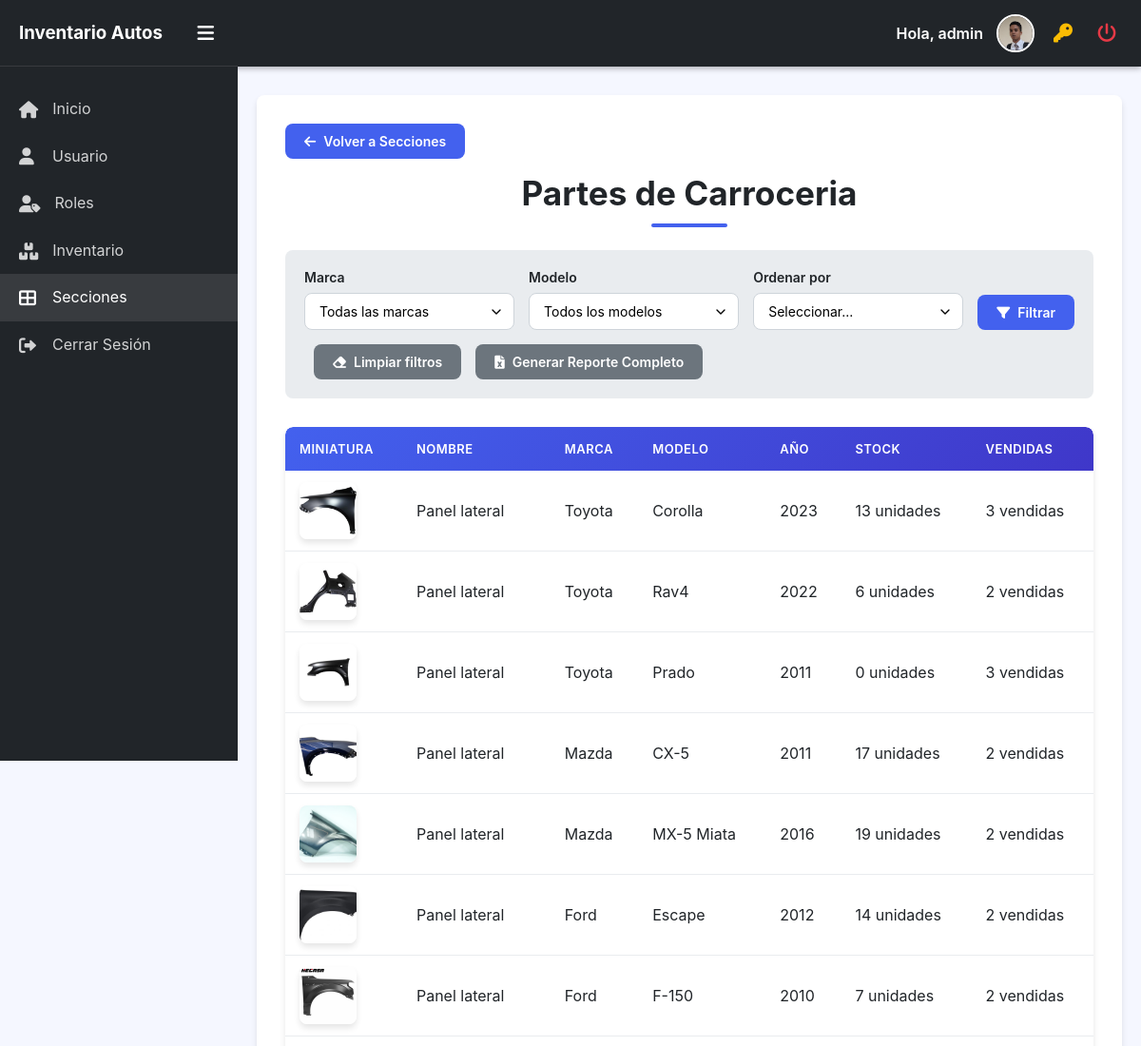
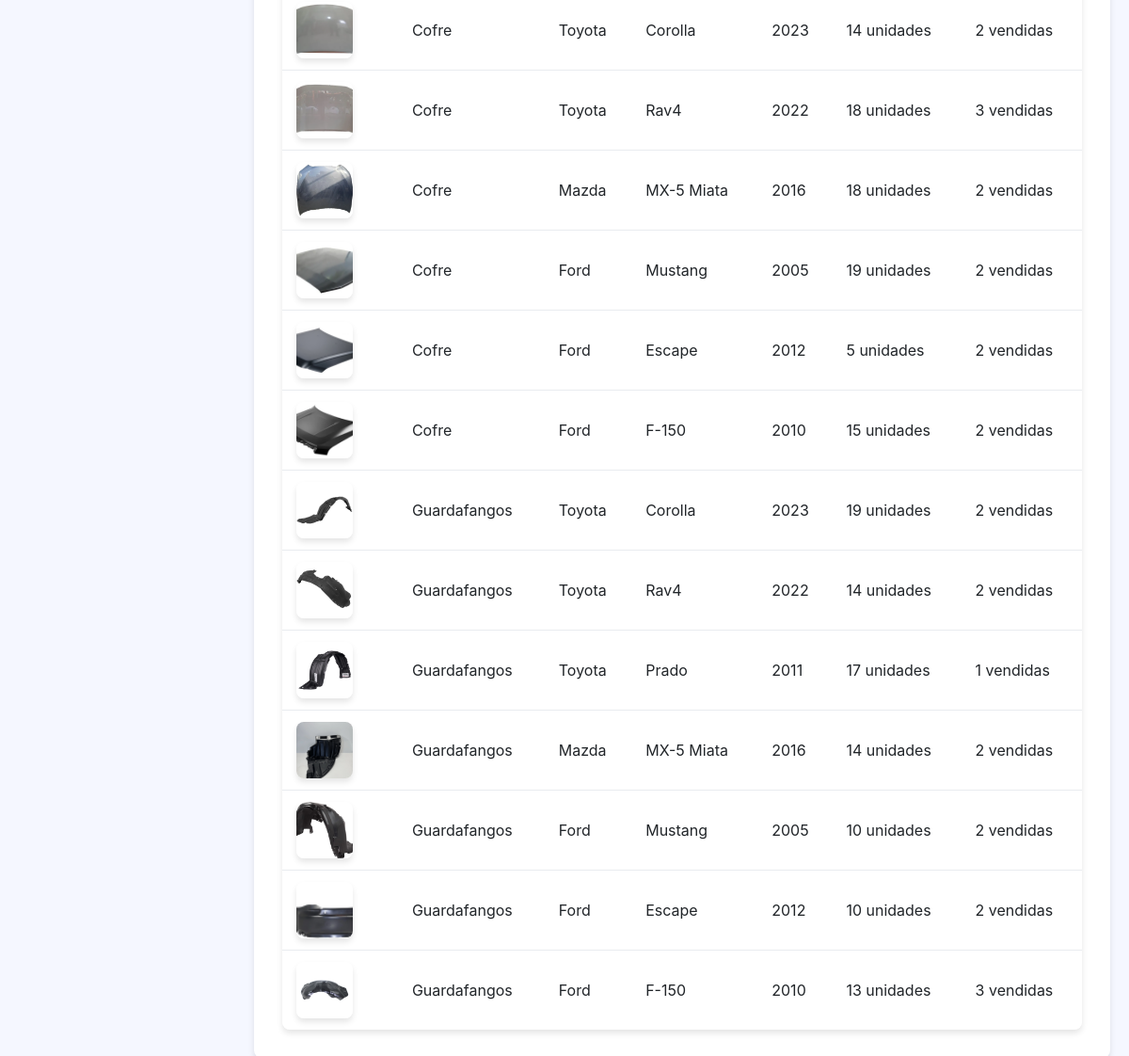
The app's page /Seccion/seccionEspecifica.php?seccion=1 (signed in) with its own data (2 pictures, top to bottom).
### tables this page shows
CREATE TABLE IF NOT EXISTS `categoria` (
  `id_cat` int NOT NULL,
  `categoria` varchar(100) NOT NULL,
  PRIMARY KEY (`id_cat`)
);

CREATE TABLE IF NOT EXISTS `partes_autos` (
  `id_parte` int NOT NULL AUTO_INCREMENT,
  `nombre` varchar(100) NOT NULL,
  `descripcion` varchar(800) NOT NULL,
  `precio` decimal(10,2) NOT NULL,
  `cantidad_stock` int NOT NULL,
  `codigo_serie` varchar(100) NOT NULL,
  `id_marca` int NOT NULL,
  `id_modelo` int NOT NULL,
  `id_cat` int NOT NULL,
  `imagen` varchar(750) DEFAULT NULL,
  `imagen_thumbnail` varchar(750) DEFAULT NULL,
  `fecha_registro` timestamp NULL DEFAULT CURRENT_TIMESTAMP,
  PRIMARY KEY (`id_parte`),
  KEY `id_marca` (`id_marca`),
  KEY `id_modelo` (`id_modelo`),
  KEY `id_cat` (`id_cat`)
);

CREATE TABLE IF NOT EXISTS `marca` (
  `id_marca` int NOT NULL,
  `marca` varchar(100) NOT NULL,
  PRIMARY KEY (`id_marca`)
);

CREATE TABLE IF NOT EXISTS `modelo` (
  `id_modelo` int NOT NULL AUTO_INCREMENT,
  `modelo` varchar(100) NOT NULL,
  `anio` year NOT NULL,
  `id_marca` int NOT NULL,
  PRIMARY KEY (`id_modelo`),
  KEY `id_marca` (`id_marca`)
);

### clases/conexion.php (called while the page is built, shortened)
<?php
class mod_db implements ICRUD
{
	private $conexion;
	public function __construct()
	{
		$sql_host = "localhost";
		$sql_name = "rastro_autos";
		$sql_user = "root";
		$sql_pass = "";
		$dsn = "mysql:host=$sql_host;dbname=$sql_name;charset=utf8";
		try {
			$this->conexion = new PDO($dsn, $sql_user, $sql_pass);
			$this->conexion->setAttribute(PDO::ATTR_ERRMODE, PDO::ERRMODE_EXCEPTION);
		} catch (PDOException $e) {
			echo "Error de conexión: " . $e->getMessage();
			exit;
		}
	}
    public function select($tb_name, $cols, $condicion)
	{
		$sql = "SELECT $cols FROM $tb_name";
		if (!empty($condicion)) {
			$sql .= " WHERE $condicion";
		}
		try {
			$stmt = $this->conexion->query($sql);
			return $stmt->fetchAll(PDO::FETCH_ASSOC);
		} catch (PDOException $e) {
			echo "Error al hacer SELECT: " . $e->getMessage();
			return false;
		}
	}
	public function obtenerSeccion($id_seccion){
        $sql = "SELECT
                pa.imagen_thumbnail,
                pa.nombre,
                ma.marca,
                mo.modelo,
                mo.anio,
                pa.cantidad_stock,
                pa.id_parte,
                COUNT(pv.id_parte) AS cantidad_vendida
            FROM partes_autos AS pa
            INNER JOIN marca AS ma ON ma.id_marca = pa.id_marca
            INNER JOIN modelo AS mo ON mo.id_modelo = pa.id_modelo
            LEFT JOIN parte_vendida AS pv ON pv.id_parte = pa.id_parte
            WHERE pa.id_cat = :id_seccion
            GROUP BY
                pa.id_parte,
                pa.imagen_thumbnail,
                pa.nombre,
                ma.marca,
                mo.modelo,
                mo.anio,
                pa.cantidad_stock";
            $stmt = $this->conexion->prepare($sql);
            $stmt->bindParam(':id_seccion', $id_seccion, PDO::PARAM_INT);
            $stmt->execute();
            $result = $stmt->fetchAll(PDO::FETCH_ASSOC);
            if ($result) {
                return $result;
            } else {
                logger::error("No se encontraron partes para la sección con ID: " . $this->id_seccion);
                return [];
            }
    }
}
?>

### Seccion/controller_seccion.php (called while the page is built, shortened)
<?php
require_once __DIR__ . '/../clases/conexion.php';
class SeccionController {
    private $db;
    private $id_seccion;
    public function __construct($id_seccion) {
        $this->db = new mod_db();
        $this->id_seccion = $id_seccion;
    }
    public function getSecciones() {
        return $this->db->obtenerSeccion($this->id_seccion);
    }
    public function getSeccion(){
        return $this->db->select("categoria", "categoria", "id_cat = " . $this->id_seccion);
    }
}

### Seccion/seccionEspecifica.php (the view, shortened to what this page needs)
<?php
include '../comunes/navbar.php';
include '../comunes/sidebar.php';
require_once '../Seccion/controller_seccion.php';
$seccion = $_GET['seccion'] ?? '';
$filtroMarca = $_GET['marca'] ?? '';
$filtroModelo = $_GET['modelo'] ?? '';
$seccion = htmlspecialchars($seccion);
$filtroMarca = htmlspecialchars($filtroMarca);
$filtroModelo = htmlspecialchars($filtroModelo);
$pt = new SeccionController($seccion);
$partes = $pt->getSecciones();
$cate = $pt->getSeccion();
$partesFiltradas = array_filter($partes, function($parte) use ($filtroMarca, $filtroModelo) {
  return ($filtroMarca === '' || $parte['marca'] === $filtroMarca) &&
         ($filtroModelo === '' || $parte['modelo'] === $filtroModelo);
});
?>
<!DOCTYPE html>
<html lang="es">
<head>
  <link rel="stylesheet" href="https://cdnjs.cloudflare.com/ajax/libs/font-awesome/6.0.0-beta3/css/all.min.css" />
  <link rel="stylesheet" href="../estilos/estiloEspecifica.css" />
</head>
<body>
  <div class="main-content" id="mainContent" style="padding-top: 100px;">
    <div class="container">
      <a href="SeccionMarca.php" class="btn btn-primary" style="margin-bottom: 15px;">
        <i class="fas fa-arrow-left"></i> Volver a Secciones
      </a>
      <h1>Partes de <?= htmlspecialchars($cate[0]['categoria'] ?? 'Categoría no encontrada') ?></h1>
      <form method="GET" class="filter-form" id="filterForm">
        <div class="filter-group">
          <label for="marca">Marca</label>
          <select name="marca" id="marca" onchange="filtrarModelos()">
            <option value="">Todas las marcas</option>
          </select>
        </div>
        <div class="filter-group">
          <label for="modelo">Modelo</label>
          <select name="modelo" id="modelo">
            <option value="">Todos los modelos</option>
          </select>
        </div>
        <div class="filter-group">
          <label for="orden">Ordenar por</label>
          <select name="orden" id="orden">
            <option value="">Seleccionar...</option>
          </select>
        </div>
        <button type="submit" class="btn btn-primary">
          <i class="fas fa-filter"></i> Filtrar
        </button>
        <button type="button" id="btnLimpiar" class="btn btn-secondary" style="margin-left: 10px;">
          <i class="fas fa-eraser"></i> Limpiar filtros
        </button>
            <?php if (isset($_SESSION['permisos']) && in_array(3, $_SESSION['permisos'])): ?>
              <button type="submit" name="exportar" value="1" class="btn btn-secondary">
                  <i class="fas fa-file-excel"></i> Generar Reporte Completo
              </button>
          <?php endif; ?>
      </form>
      <div class="table-container">
        <table>
          <thead>
            <tr>
              <th>Miniatura</th>
              <th>Nombre</th>
              <th>Marca</th>
              <th>Modelo</th>
              <th>Año</th>
              <th>Stock</th>
              <th>Vendidas</th>
            </tr>
          </thead>
          <tbody>
            <?php if (count($partesFiltradas) > 0): ?>
              <?php foreach ($partesFiltradas as $parte): ?>
                <tr>
                  <td data-label="Miniatura">
                    <img src="../Inventario/<?= htmlspecialchars($parte['imagen_thumbnail'] ?? '') ?>" class="parte-img" alt="<?= htmlspecialchars($parte['nombre'] ?? '') ?>" />
                  </td>
                  <td data-label="Nombre"><?= htmlspecialchars($parte['nombre'] ?? '') ?></td>
                  <td data-label="Marca"><?= htmlspecialchars($parte['marca'] ?? '') ?></td>
                  <td data-label="Modelo"><?= htmlspecialchars($parte['modelo'] ?? '') ?></td>
                  <td data-label="Año"><?= htmlspecialchars($parte['anio'] ?? '') ?></td>
                  <td data-label="Stock"><?= htmlspecialchars($parte['cantidad_stock'] ?? '0') ?> unidades</td>
                  <td data-label="Vendidas"><?= htmlspecialchars($parte['cantidad_vendida'] ?? '0') ?> vendidas</td>
                </tr>
              <?php endforeach; ?>
            <?php endif; ?>
          </tbody>
        </table>
      </div>
    </div>
  </div>
</body>
</html>

### estilos/estiloEspecifica.css (style rules this page uses)
:root { --primary: #4361ee; --primary-dark: #3a56d4; --secondary: #3f37c9; --light: #f8f9fa; --dark: #212529; --gray: #6c757d; --light-gray: #e9ecef; --success: #4bbf73; --danger: #d9534f; --border-radius: 8px; --box-shadow: 0 4px 6px rgba(0, 0, 0, 0.1); --transition: all 0.3s ease; }
* { box-sizing: border-box; margin: 0; padding: 0; font-family: 'Inter', -apple-system, BlinkMacSystemFont, 'Segoe UI', Roboto, Oxygen, Ubuntu, Cantarell, sans-serif; }
body { background-color: #f5f7ff; color: var(--dark); }
.main-content { padding: 100px 20px; transition: var(--transition); }
h1 { font-size: 2.2rem; margin-bottom: 1.5rem; color: var(--dark); text-align: center; font-weight: 700; position: relative; padding-bottom: 15px; }
h1::after { content: ''; position: absolute; bottom: 0; left: 50%; transform: translateX(-50%); width: 80px; height: 4px; background: var(--primary); border-radius: 2px; }
.container { max-width: 1200px; margin: 0 auto; padding: 30px; background-color: white; border-radius: var(--border-radius); box-shadow: var(--box-shadow); position: relative; overflow: hidden; }
.filter-form { display: flex; flex-wrap: wrap; gap: 15px; align-items: flex-end; margin-bottom: 30px; padding: 20px; background-color: var(--light-gray); border-radius: var(--border-radius); }
.filter-group { flex: 1; min-width: 180px; }
.filter-form label { display: block; margin-bottom: 8px; font-weight: 600; font-size: 14px; color: var(--dark); }
.filter-form select { width: 100%; padding: 10px 15px; border-radius: var(--border-radius); border: 1px solid #ced4da; font-size: 14px; background-color: white; transition: var(--transition); appearance: none; background-repeat: no-repeat; background-position: right 10px center; background-size: 16px; }
.btn { padding: 10px 20px; border-radius: 8px; font-size: 14px; font-weight: 600; cursor: pointer; transition: all 0.3s ease; border: none; display: inline-flex; align-items: center; gap: 8px; }
.btn-primary { background-color: #4361ee; color: white; }
.btn-secondary { background-color: #6c757d; color: white; }
.table-container { overflow-x: auto; border-radius: var(--border-radius); box-shadow: var(--box-shadow); }
table { width: 100%; border-collapse: separate; border-spacing: 0; background-color: white; border-radius: var(--border-radius); overflow: hidden; }
thead { background: linear-gradient(135deg, var(--primary), var(--secondary)); color: white; position: sticky; top: 0; }
th { padding: 15px; text-align: left; font-weight: 600; text-transform: uppercase; font-size: 13px; letter-spacing: 0.5px; }
th:first-child { border-top-left-radius: var(--border-radius); }
th:last-child { border-top-right-radius: var(--border-radius); }
td { padding: 12px 15px; border-bottom: 1px solid var(--light-gray); vertical-align: middle; }
tbody tr:last-child td { border-bottom: none; }
.parte-img { width: 60px; height: 60px; object-fit: cover; border-radius: var(--border-radius); box-shadow: var(--box-shadow); transition: var(--transition); }
.main-content { margin-left: var(--sidebar-width); transition: margin-left 0.3s ease; padding: 20px; }
a { text-decoration: none; }

### comunes/sidebar.php (style rules this page uses)
:root { --primary: #4361ee; --dark: #212529; --sidebar-width: 250px; --sidebar-collapsed-width: 80px; --header-height: 70px; }

### records on screen
categoria: categoria "Carroceria"
partes_autos: imagen_thumbnail (picture), nombre "Panel lateral", id_marca.marca "Toyota", id_modelo.modelo "Corolla", id_modelo.anio "2023", cantidad_stock "13", cantidad_vendida "3"
partes_autos: imagen_thumbnail (picture), nombre "Panel lateral", id_marca.marca "Toyota", id_modelo.modelo "Rav4", id_modelo.anio "2022", cantidad_stock "6", cantidad_vendida "2"
partes_autos: imagen_thumbnail (picture), nombre "Panel lateral", id_marca.marca "Toyota", id_modelo.modelo "Prado", id_modelo.anio "2011", cantidad_stock "0", cantidad_vendida "3"
partes_autos: imagen_thumbnail (picture), nombre "Panel lateral", id_marca.marca "Mazda", id_modelo.modelo "CX-5", id_modelo.anio "2011", cantidad_stock "17", cantidad_vendida "2"
partes_autos: imagen_thumbnail (picture), nombre "Panel lateral", id_marca.marca "Mazda", id_modelo.modelo "MX-5 Miata", id_modelo.anio "2016", cantidad_stock "19", cantidad_vendida "2"
partes_autos: imagen_thumbnail (picture), nombre "Panel lateral", id_marca.marca "Ford", id_modelo.modelo "Escape", id_modelo.anio "2012", cantidad_stock "14", cantidad_vendida "2"
partes_autos: imagen_thumbnail (picture), nombre "Panel lateral", id_marca.marca "Ford", id_modelo.modelo "F-150", id_modelo.anio "2010", cantidad_stock "7", cantidad_vendida "2"
partes_autos: imagen_thumbnail (picture), nombre "Cofre", id_marca.marca "Toyota", id_modelo.modelo "Corolla", id_modelo.anio "2023", cantidad_stock "14", cantidad_vendida "2"
partes_autos: imagen_thumbnail (picture), nombre "Cofre", id_marca.marca "Toyota", id_modelo.modelo "Rav4", id_modelo.anio "2022", cantidad_stock "18", cantidad_vendida "3"
partes_autos: imagen_thumbnail (picture), nombre "Cofre", id_marca.marca "Mazda", id_modelo.modelo "MX-5 Miata", id_modelo.anio "2016", cantidad_stock "18", cantidad_vendida "2"
partes_autos: imagen_thumbnail (picture), nombre "Cofre", id_marca.marca "Ford", id_modelo.modelo "Mustang", id_modelo.anio "2005", cantidad_stock "19", cantidad_vendida "2"
partes_autos: imagen_thumbnail (picture), nombre "Cofre", id_marca.marca "Ford", id_modelo.modelo "Escape", id_modelo.anio "2012", cantidad_stock "5", cantidad_vendida "2"
partes_autos: imagen_thumbnail (picture), nombre "Cofre", id_marca.marca "Ford", id_modelo.modelo "F-150", id_modelo.anio "2010", cantidad_stock "15", cantidad_vendida "2"
partes_autos: imagen_thumbnail (picture), nombre "Guardafangos", id_marca.marca "Toyota", id_modelo.modelo "Corolla", id_modelo.anio "2023", cantidad_stock "19", cantidad_vendida "2"
partes_autos: imagen_thumbnail (picture), nombre "Guardafangos", id_marca.marca "Toyota", id_modelo.modelo "Rav4", id_modelo.anio "2022", cantidad_stock "14", cantidad_vendida "2"
partes_autos: imagen_thumbnail (picture), nombre "Guardafangos", id_marca.marca "Toyota", id_modelo.modelo "Prado", id_modelo.anio "2011", cantidad_stock "17", cantidad_vendida "1"
partes_autos: imagen_thumbnail (picture), nombre "Guardafangos", id_marca.marca "Mazda", id_modelo.modelo "MX-5 Miata", id_modelo.anio "2016", cantidad_stock "14", cantidad_vendida "2"
partes_autos: imagen_thumbnail (picture), nombre "Guardafangos", id_marca.marca "Ford", id_modelo.modelo "Mustang", id_modelo.anio "2005", cantidad_stock "10", cantidad_vendida "2"
partes_autos: imagen_thumbnail (picture), nombre "Guardafangos", id_marca.marca "Ford", id_modelo.modelo "Escape", id_modelo.anio "2012", cantidad_stock "10", cantidad_vendida "2"
partes_autos: imagen_thumbnail (picture), nombre "Guardafangos", id_marca.marca "Ford", id_modelo.modelo "F-150", id_modelo.anio "2010", cantidad_stock "13", cantidad_vendida "3"
